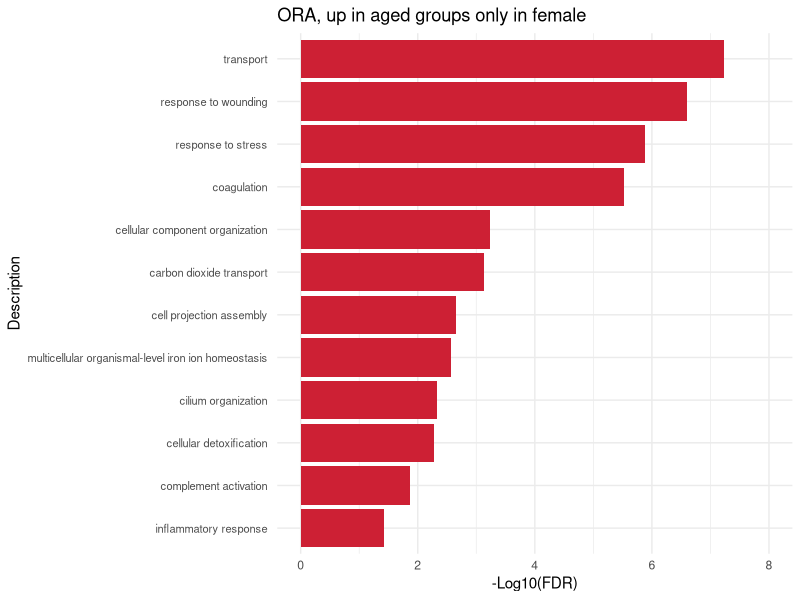
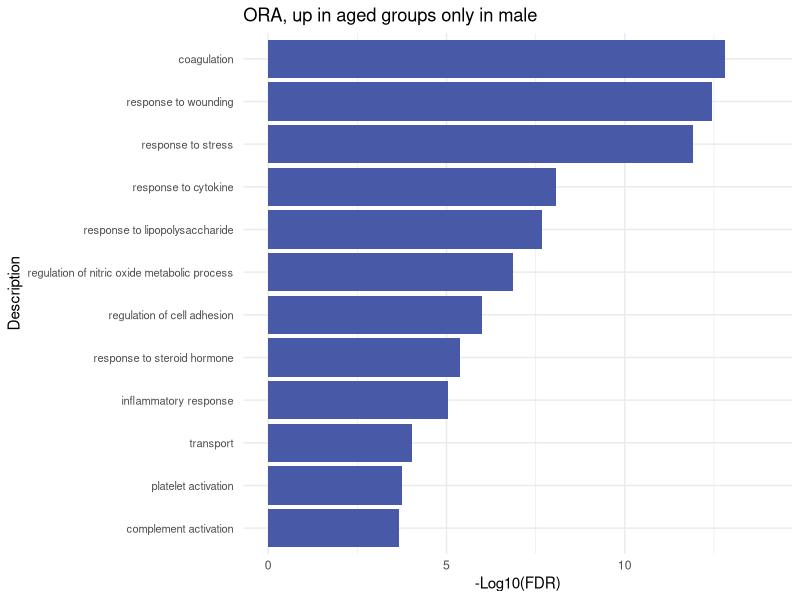
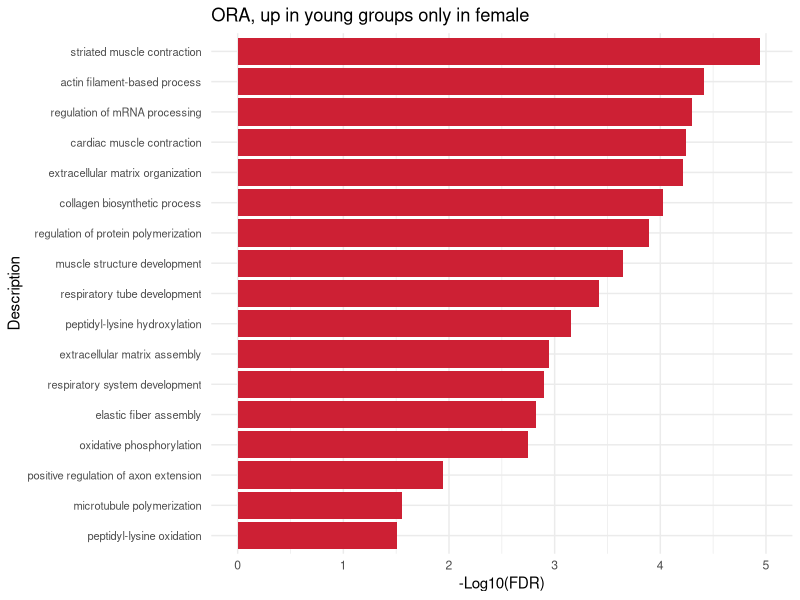
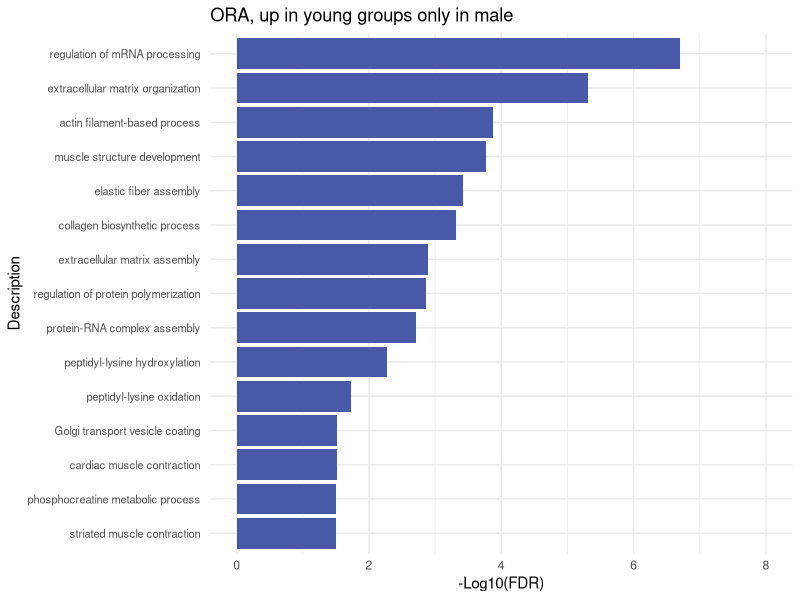
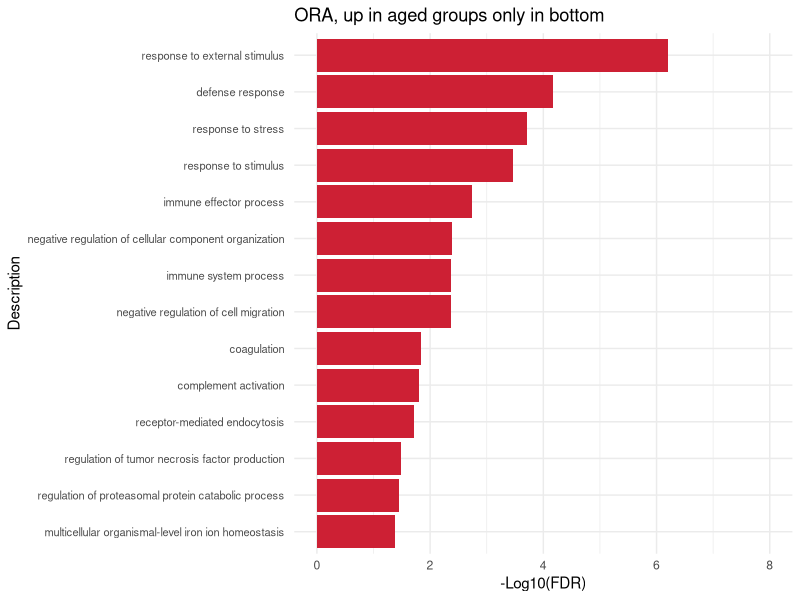
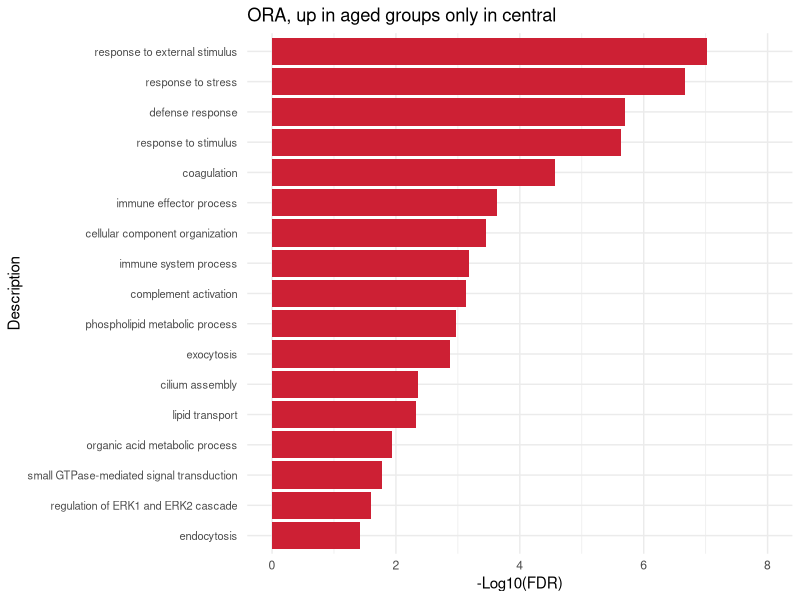
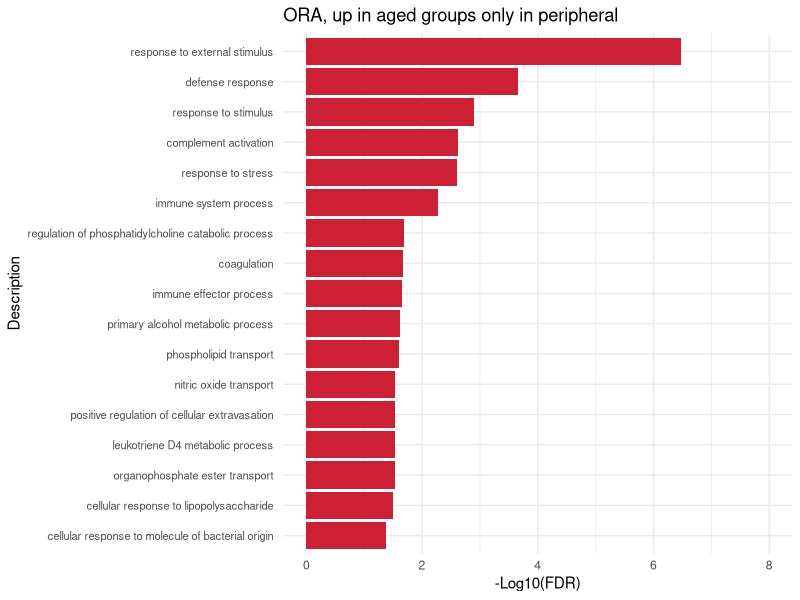
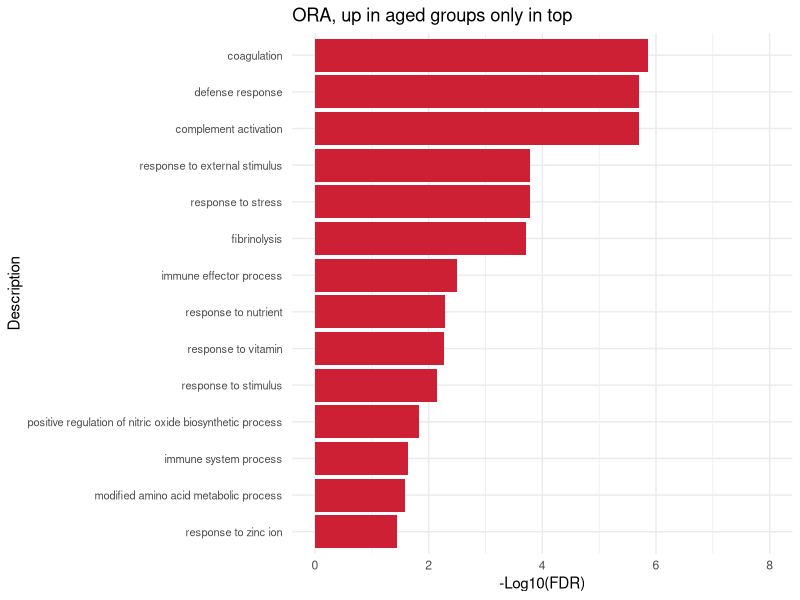

The R script that drew these images, in order:
# =============================================================================
# Script 7 (ORA age vs young grouped by sex and region): UpSet plots of age
#   DEPs across the 8 sex x region subgroups, ORA input lists, and ORA bar
#   plots (multiple-factor model)
# =============================================================================
#
# Purpose:
#   1. Show how the age DEPs of Script_6 overlap between the 8 sex x region
#      subgroups (UpSet plots), separately for proteins higher in Aged and
#      proteins higher in Young (Aged = young adult; Young = peripubertal).
#   2. Pool the DEPs by sex (across regions) and by region (across sexes) and
#      export the 12 protein lists used as ORA input. The ORA was run outside
#      R; the Venn diagrams in Figures S11a/b were drawn manually.
#   3. Plot selected ORA terms (curated in Excel) as bar plots of -log10(FDR).
#
# Inputs (in this folder):
#   - summary_table3.xlsx  (output of Script_6)
#       670 age DEPs (rows, Uniprot.ID) x 8 sex x region comparisons;
#       1 = up in Aged, -1 = up in Young, 0 = not a DEP or filtered out.
#   - ORA summary on sex.xlsx
#       ORA results by sex; sheets used: "female aged", "male aged",
#       "female young", "male young" (columns Description, Log10(FDR)).
#   - ORA summary on region.xlsx
#       ORA results by region; sheets used: "<region> up in aged" and
#       "<region> up in young" for bottom, central, peri, top.
#   Note: the "Log10(FDR)" columns contain -log10(FDR) (positive; larger =
#   more significant); the bar-plot axes are labelled "-Log10(FDR)".
#
# Outputs (written to this folder):
#   - Figure_S11a_UpSet_up_in_age.pdf      (Figure S11a, up in Aged)
#   - Figure_S11b_UpSet_up_in_young.pdf    (Figure S11b, up in Young)
#   - female_up.xlsx, male_up.xlsx, female_down.xlsx, male_down.xlsx
#       Age DEPs pooled across regions within each sex ("up" = up in Aged,
#       "down" = up in Young). Reported run: 211 / 157 up (90 shared),
#       334 / 178 down (119 shared).
#   - bottom_, central_, peripheral_, top_ up.xlsx / down.xlsx
#       Age DEPs pooled across sexes within each region. Reported run:
#       up 103 / 187 / 98 / 94; down 84 / 249 / 86 / 206.
#   - Age_vs_young_in_female_or_male_ORA_summary.pdf
#       4 pages: Figures 5d, 5f, 5e, 5g (female aged, male aged,
#       female young, male young).
#   - Aged_up_in_regions_ORA_summary.pdf   (Figures S18a-d)
#   - Young_up_in_regions_ORA_summary.pdf  (Figures S19a-d)
#   - Aged_vs_young_ORA_grouped_by_sex_and_region.RData
#       Full R workspace.
#
# Run in RStudio: setwd() below requires an interactive RStudio session.
# =============================================================================

# Load required packages.
# ggplot2: bar plots; readxl: read_excel(); UpSetR: fromList() / upset();
# dplyr: arrange() / mutate(); rio: export().
library(ggplot2)
library(readxl)
library(UpSetR)
library(dplyr)
library(rio)


# Set the working directory to this script's folder in RStudio.
setwd(dirname(rstudioapi::getSourceEditorContext()$path))


# Import protein-level comparison results ---------------------------------------
data0 <- read_excel("summary_table3.xlsx")

data0 <- as.data.frame(data0)

rownames(data0) <- data0$`rownames(summary_table2)`
data0 <- data0[c(2:9)]

# Select proteins upregulated in aged tissues.
Bottom_Female <- rownames(data0[data0$`Bottom Female` == "1", ])
Central_Female <- rownames(data0[data0$`Central Female` == "1", ])
Peripheral_Female <- rownames(data0[data0$`Peripheral Female` == "1", ])
Top_Female <- rownames(data0[data0$`Top Female` == "1", ])

Bottom_Male <- rownames(data0[data0$`Bottom Male` == "1", ])
Central_Male <- rownames(data0[data0$`Central Male` == "1", ])
Peripheral_Male <- rownames(data0[data0$`Peripheral Male` == "1", ])
Top_Male <- rownames(data0[data0$`Top Male` == "1", ])

# Collect protein sets for the eight sex-by-region comparisons.
list_of_proteins <- list(
  Bottom_Female = Bottom_Female,
  Central_Female = Central_Female,
  Peripheral_Female = Peripheral_Female,
  Top_Female = Top_Female,

  Bottom_Male = Bottom_Male,
  Central_Male = Central_Male,
  Peripheral_Male = Peripheral_Male,
  Top_Male = Top_Male
)

# Convert the aged-enriched protein lists to a binary membership data frame.
upset_object <- fromList(list_of_proteins)

# Make Figure S11a.
upset_plot_aged <- upset(
  upset_object,
  nsets = 8,
  order.by = "freq"
)

# Save the aged-enriched UpSet plot without an extra blank page.
pdf("Figure_S11a_UpSet_up_in_age.pdf", width = 10, height = 7)
print(upset_plot_aged, newpage = FALSE)

dev.off()

# Select proteins upregulated in young tissues.
Bottom_Female <- rownames(data0[data0$`Bottom Female` == "-1", ])
Central_Female <- rownames(data0[data0$`Central Female` == "-1", ])
Peripheral_Female <- rownames(data0[data0$`Peripheral Female` == "-1", ])
Top_Female <- rownames(data0[data0$`Top Female` == "-1", ])

Bottom_Male <- rownames(data0[data0$`Bottom Male` == "-1", ])
Central_Male <- rownames(data0[data0$`Central Male` == "-1", ])
Peripheral_Male <- rownames(data0[data0$`Peripheral Male` == "-1", ])
Top_Male <- rownames(data0[data0$`Top Male` == "-1", ])

# Collect protein sets for the eight sex-by-region comparisons.
list_of_proteins <- list(
  Bottom_Female = Bottom_Female,
  Central_Female = Central_Female,
  Peripheral_Female = Peripheral_Female,
  Top_Female = Top_Female,

  Bottom_Male = Bottom_Male,
  Central_Male = Central_Male,
  Peripheral_Male = Peripheral_Male,
  Top_Male = Top_Male
)

# Convert the young-enriched protein lists to a binary membership data frame.
upset_object <- fromList(list_of_proteins)

# Make Figure S11b.
upset_plot_young <- upset(
  upset_object,
  nsets = 8,
  order.by = "freq"
)

# Save the young-enriched UpSet plot without an extra blank page.
pdf("Figure_S11b_UpSet_up_in_young.pdf", width = 10, height = 7)
print(upset_plot_young, newpage = FALSE)

dev.off()


# Export aged-enriched protein sets by sex and region ----------------------------
Bottom_Female <- rownames(data0[data0$`Bottom Female` == "1", ])
Central_Female <- rownames(data0[data0$`Central Female` == "1", ])
Peripheral_Female <- rownames(data0[data0$`Peripheral Female` == "1", ])
Top_Female <- rownames(data0[data0$`Top Female` == "1", ])

Bottom_Male <- rownames(data0[data0$`Bottom Male` == "1", ])
Central_Male <- rownames(data0[data0$`Central Male` == "1", ])
Peripheral_Male <- rownames(data0[data0$`Peripheral Male` == "1", ])
Top_Male <- rownames(data0[data0$`Top Male` == "1", ])

Female_up <- union(Bottom_Female, Central_Female)
Female_up <- union(Female_up, Peripheral_Female)
Female_up <- union(Female_up, Top_Female) # Previously recorded count: 211.
test1 <- as.data.frame(Female_up)

Male_up <- union(Bottom_Male, Central_Male)
Male_up <- union(Male_up, Peripheral_Male)
Male_up <- union(Male_up, Top_Male) # Previously recorded count: 157.
test2 <- as.data.frame(Male_up)

Overlap_sex_up <- intersect(Female_up, Male_up) # 90 shared proteins.
export(test1, "female_up.xlsx") # 1. Aged > young in females, pooled across regions.
export(test2, "male_up.xlsx") # 2. Aged > young in males, pooled across regions.
# make venn graph in S11a manually

Bottom_up <- union(Bottom_Female, Bottom_Male) # Previously recorded count: 103.
Central_up <- union(Central_Female, Central_Male) # Previously recorded count: 187.
Peripheral_up <- union(Peripheral_Female, Peripheral_Male) # Previously recorded count: 98.
Top_up <- union(Top_Female, Top_Male) # Previously recorded count: 94.
test1 <- as.data.frame(Bottom_up)
test2 <- as.data.frame(Central_up)
test3 <- as.data.frame(Peripheral_up)
test4 <- as.data.frame(Top_up)

export(test1, "bottom_up.xlsx") # 3. Aged > young in bottom, pooled across sexes.
export(test2, "central_up.xlsx") # 4. Aged > young in central, pooled across sexes.
export(test3, "peripheral_up.xlsx") # 5. Aged > young in peripheral, pooled across sexes.
export(test4, "top_up.xlsx") # 6. Aged > young in top, pooled across sexes.
# make venn graph in S11b manually

# Export young-enriched protein sets by sex and region ---------------------------
Bottom_Female <- rownames(data0[data0$`Bottom Female` == "-1", ])
Central_Female <- rownames(data0[data0$`Central Female` == "-1", ])
Peripheral_Female <- rownames(data0[data0$`Peripheral Female` == "-1", ])
Top_Female <- rownames(data0[data0$`Top Female` == "-1", ])

Bottom_Male <- rownames(data0[data0$`Bottom Male` == "-1", ])
Central_Male <- rownames(data0[data0$`Central Male` == "-1", ])
Peripheral_Male <- rownames(data0[data0$`Peripheral Male` == "-1", ])
Top_Male <- rownames(data0[data0$`Top Male` == "-1", ])

Female_down <- union(Bottom_Female, Central_Female)
Female_down <- union(Female_down, Peripheral_Female)
Female_down <- union(Female_down, Top_Female) # Previously recorded count: 334.
test3 <- as.data.frame(Female_down)

Male_down <- union(Bottom_Male, Central_Male)
Male_down <- union(Male_down, Peripheral_Male)
Male_down <- union(Male_down, Top_Male) # Previously recorded count: 178.
test4 <- as.data.frame(Male_down)

Overlap_sex_down <- intersect(Female_down, Male_down) # 119 shared proteins.
export(test3, "female_down.xlsx") # 7. Young > aged in females, pooled across regions.
export(test4, "male_down.xlsx") # 8. Young > aged in males, pooled across regions.
# make venn graph in S11a manually

Bottom_down <- union(Bottom_Female, Bottom_Male) # Previously recorded count: 84.
Central_down <- union(Central_Female, Central_Male) # Previously recorded count: 249.
Peripheral_down <- union(Peripheral_Female, Peripheral_Male) # Previously recorded count: 86.
Top_down <- union(Top_Female, Top_Male) # Previously recorded count: 206.
test1 <- as.data.frame(Bottom_down)
test2 <- as.data.frame(Central_down)
test3 <- as.data.frame(Peripheral_down)
test4 <- as.data.frame(Top_down)

export(test1, "bottom_down.xlsx") # 9. Young > aged in bottom, pooled across sexes.
export(test2, "central_down.xlsx") # 10. Young > aged in central, pooled across sexes.
export(test3, "peripheral_down.xlsx") # 11. Young > aged in peripheral, pooled across sexes.
export(test4, "top_down.xlsx") # 12. Young > aged in top, pooled across sexes.
# make venn graph in S11b manually

# Plot representative ORA results by sex ----------------------------------------
# Read ORA summary tables curated manually in Excel.
# Import aged-enriched ORA results.
BP_female_up <- read_excel(
  "ORA summary on sex.xlsx",
  sheet = "female aged"
)
BP_female_up$Description <- sub("\\(.*", "", BP_female_up$Description)

BP_male_up <- read_excel(
  "ORA summary on sex.xlsx",
  sheet = "male aged"
)
BP_male_up$Description <- sub("\\(.*", "", BP_male_up$Description)

# Order terms by increasing absolute Log10(FDR); larger values appear at the top.
BP_female_up <- BP_female_up %>%
  arrange((abs(`Log10(FDR)`))) %>%
  mutate(Description = factor(Description, levels = unique(Description)))

# Make Figure 5d
p1 <- ggplot(BP_female_up, aes(y = `Log10(FDR)`, x = Description)) +
  geom_bar(stat = "identity", fill = "#CD2034") +
  ggtitle("ORA, up in aged groups only in female") +
  coord_flip() +
  labs(y = "-Log10(FDR)") + # Column holds -log10(FDR)
  ylim(0, 8) + # Set axis limits.
  theme_minimal() +
  theme(axis.text.y = element_text(size = 8))

print(p1)

BP_male_up <- BP_male_up %>%
  arrange((abs(`Log10(FDR)`))) %>%
  mutate(Description = factor(Description, levels = unique(Description)))

# Make Figure 5f
p2 <- ggplot(BP_male_up, aes(y = `Log10(FDR)`, x = Description)) +
  geom_bar(stat = "identity", fill = "#485AA7") +
  ggtitle("ORA, up in aged groups only in male") +
  coord_flip() +
  labs(y = "-Log10(FDR)") + # Column holds -log10(FDR)
  ylim(0, 14) + # Set axis limits.
  theme_minimal() +
  theme(axis.text.y = element_text(size = 8))

print(p2)

# Import young-enriched ORA results.
BP_female_down <- read_excel(
  "ORA summary on sex.xlsx",
  sheet = "female young"
)
BP_female_down$Description <- sub("\\(.*", "", BP_female_down$Description)

BP_male_down <- read_excel(
  "ORA summary on sex.xlsx",
  sheet = "male young"
)
BP_male_down$Description <- sub("\\(.*", "", BP_male_down$Description)

# Order terms by increasing absolute Log10(FDR); larger values appear at the top.
BP_female_down <- BP_female_down %>%
  arrange((abs(`Log10(FDR)`))) %>%
  mutate(Description = factor(Description, levels = unique(Description)))

# Make Figure 5e
p3 <- ggplot(BP_female_down, aes(y = `Log10(FDR)`, x = Description)) +
  geom_bar(stat = "identity", fill = "#CD2034") +
  ggtitle("ORA, up in young groups only in female") +
  coord_flip() +
  labs(y = "-Log10(FDR)") + # Column holds -log10(FDR)
  ylim(0, 5) + # Set axis limits.
  theme_minimal() +
  theme(axis.text.y = element_text(size = 8))

print(p3)

BP_male_down <- BP_male_down %>%
  arrange((abs(`Log10(FDR)`))) %>%
  mutate(Description = factor(Description, levels = unique(Description)))

# Make Figure 5g
p4 <- ggplot(BP_male_down, aes(y = `Log10(FDR)`, x = Description)) +
  geom_bar(stat = "identity", fill = "#485AA7") +
  ggtitle("ORA, up in young groups only in male") +
  coord_flip() +
  labs(y = "-Log10(FDR)") + # Column holds -log10(FDR)
  ylim(0, 8) + # Set axis limits.
  theme_minimal() +
  theme(axis.text.y = element_text(size = 8))

print(p4)

# Save all four ORA plots in a single PDF.
pdf("Age_vs_young_in_female_or_male_ORA_summary.pdf", width = 10, height = 7)

print(p1)
print(p2)
print(p3)
print(p4)

dev.off()


# Plot representative ORA results by region -------------------------------------
# Read ORA summary tables curated manually in Excel.
# Import aged-enriched ORA results for the four lung regions.

BP_bottom_up <- read_excel(
  "ORA summary on region.xlsx",
  sheet = "bottom up in aged"
)
BP_bottom_up$Description <- sub("\\(.*", "", BP_bottom_up$Description)

BP_central_up <- read_excel(
  "ORA summary on region.xlsx",
  sheet = "central up in aged"
)
BP_central_up$Description <- sub("\\(.*", "", BP_central_up$Description)

BP_peripheral_up <- read_excel(
  "ORA summary on region.xlsx",
  sheet = "peri up in aged"
)
BP_peripheral_up$Description <- sub("\\(.*", "", BP_peripheral_up$Description)

BP_top_up <- read_excel(
  "ORA summary on region.xlsx",
  sheet = "top up in aged"
)
BP_top_up$Description <- sub("\\(.*", "", BP_top_up$Description)

# Order terms by increasing absolute Log10(FDR); larger values appear at the top.
BP_bottom_up <- BP_bottom_up %>%
  arrange((abs(`Log10(FDR)`))) %>%
  mutate(Description = factor(Description, levels = unique(Description)))

# Make Figure S18a
p11 <- ggplot(BP_bottom_up, aes(y = `Log10(FDR)`, x = Description)) +
  geom_bar(stat = "identity", fill = "#CD2034") +
  ggtitle("ORA, up in aged groups only in bottom") +
  coord_flip() +
  labs(y = "-Log10(FDR)") + # Column holds -log10(FDR)
  ylim(0, 8) + # Set axis limits.
  theme_minimal() +
  theme(axis.text.y = element_text(size = 8))

print(p11)

BP_central_up <- BP_central_up %>%
  arrange((abs(`Log10(FDR)`))) %>%
  mutate(Description = factor(Description, levels = unique(Description)))

# Make Figure S18b
p22 <- ggplot(BP_central_up, aes(y = `Log10(FDR)`, x = Description)) +
  geom_bar(stat = "identity", fill = "#CD2034") +
  ggtitle("ORA, up in aged groups only in central") +
  coord_flip() +
  labs(y = "-Log10(FDR)") + # Column holds -log10(FDR)
  ylim(0, 8) + # Set axis limits.
  theme_minimal() +
  theme(axis.text.y = element_text(size = 8))

print(p22)

# Order terms by increasing absolute Log10(FDR); larger values appear at the top.
BP_peripheral_up <- BP_peripheral_up %>%
  arrange((abs(`Log10(FDR)`))) %>%
  mutate(Description = factor(Description, levels = unique(Description)))

# Make Figure S18c
p33 <- ggplot(BP_peripheral_up, aes(y = `Log10(FDR)`, x = Description)) +
  geom_bar(stat = "identity", fill = "#CD2034") +
  ggtitle("ORA, up in aged groups only in peripheral") +
  coord_flip() +
  labs(y = "-Log10(FDR)") + # Column holds -log10(FDR)
  ylim(0, 8) + # Set axis limits.
  theme_minimal() +
  theme(axis.text.y = element_text(size = 8))

print(p33)

BP_top_up <- BP_top_up %>%
  arrange((abs(`Log10(FDR)`))) %>%
  mutate(Description = factor(Description, levels = unique(Description)))

# Make Figure S18d
p44 <- ggplot(BP_top_up, aes(y = `Log10(FDR)`, x = Description)) +
  geom_bar(stat = "identity", fill = "#CD2034") +
  ggtitle("ORA, up in aged groups only in top") +
  coord_flip() +
  labs(y = "-Log10(FDR)") + # Column holds -log10(FDR)
  ylim(0, 8) + # Set axis limits.
  theme_minimal() +
  theme(axis.text.y = element_text(size = 8))

print(p44)

# Save Figures S18a-d in a single PDF, one plot per page.
pdf("Aged_up_in_regions_ORA_summary.pdf", width = 10, height = 7)

print(p11)
print(p22)
print(p33)
print(p44)

dev.off()

# Import young-enriched ORA results for the four lung regions.
# Read ORA summary tables curated manually in Excel.
BP_bottom_down <- read_excel(
  "ORA summary on region.xlsx",
  sheet = "bottom up in young"
)
BP_bottom_down$Description <- sub("\\(.*", "", BP_bottom_down$Description)

BP_central_down <- read_excel(
  "ORA summary on region.xlsx",
  sheet = "central up in young"
)
BP_central_down$Description <- sub("\\(.*", "", BP_central_down$Description)

BP_peripheral_down <- read_excel(
  "ORA summary on region.xlsx",
  sheet = "peri up in young"
)
BP_peripheral_down$Description <- sub("\\(.*", "", BP_peripheral_down$Description)

BP_top_down <- read_excel(
  "ORA summary on region.xlsx",
  sheet = "top up in young"
)
BP_top_down$Description <- sub("\\(.*", "", BP_top_down$Description)

# Order terms by increasing absolute Log10(FDR); larger values appear at the top.
BP_bottom_down <- BP_bottom_down %>%
  arrange((abs(`Log10(FDR)`))) %>%
  mutate(Description = factor(Description, levels = unique(Description)))

# Make Figure S19a
p55 <- ggplot(BP_bottom_down, aes(y = `Log10(FDR)`, x = Description)) +
  geom_bar(stat = "identity", fill = "#CD2034") +
  ggtitle("ORA, up in young groups only in bottom") +
  coord_flip() +
  labs(y = "-Log10(FDR)") + # Column holds -log10(FDR)
  ylim(0, 10) + # Set axis limits.
  theme_minimal() +
  theme(axis.text.y = element_text(size = 8))

print(p55)

BP_central_down <- BP_central_down %>%
  arrange((abs(`Log10(FDR)`))) %>%
  mutate(Description = factor(Description, levels = unique(Description)))

# Make Figure S19b
p66 <- ggplot(BP_central_down, aes(y = `Log10(FDR)`, x = Description)) +
  geom_bar(stat = "identity", fill = "#CD2034") +
  ggtitle("ORA, up in young groups only in central") +
  coord_flip() +
  labs(y = "-Log10(FDR)") + # Column holds -log10(FDR)
  ylim(0, 10) + # Set axis limits.
  theme_minimal() +
  theme(axis.text.y = element_text(size = 8))

print(p66)

# Order terms by increasing absolute Log10(FDR); larger values appear at the top.
BP_peripheral_down <- BP_peripheral_down %>%
  arrange((abs(`Log10(FDR)`))) %>%
  mutate(Description = factor(Description, levels = unique(Description)))

# Make Figure S19c
p77 <- ggplot(BP_peripheral_down, aes(y = `Log10(FDR)`, x = Description)) +
  geom_bar(stat = "identity", fill = "#CD2034") +
  ggtitle("ORA, up in young groups only in peripheral") +
  coord_flip() +
  labs(y = "-Log10(FDR)") + # Column holds -log10(FDR)
  ylim(0, 10) + # Set axis limits.
  theme_minimal() +
  theme(axis.text.y = element_text(size = 8))

print(p77)

BP_top_down <- BP_top_down %>%
  arrange((abs(`Log10(FDR)`))) %>%
  mutate(Description = factor(Description, levels = unique(Description)))

# Make Figure S19d
p88 <- ggplot(BP_top_down, aes(y = `Log10(FDR)`, x = Description)) +
  geom_bar(stat = "identity", fill = "#CD2034") +
  ggtitle("ORA, up in young groups only in top") +
  coord_flip() +
  labs(y = "-Log10(FDR)") + # Column holds -log10(FDR)
  ylim(0, 10) + # Set axis limits.
  theme_minimal() +
  theme(axis.text.y = element_text(size = 8))

print(p88)

# Save Figures S19a-d in a single PDF, one plot per page.
pdf("Young_up_in_regions_ORA_summary.pdf", width = 10, height = 7)

print(p55)
print(p66)
print(p77)
print(p88)

dev.off()


# Save the current workspace.
save.image("Aged_vs_young_ORA_grouped_by_sex_and_region.RData")
